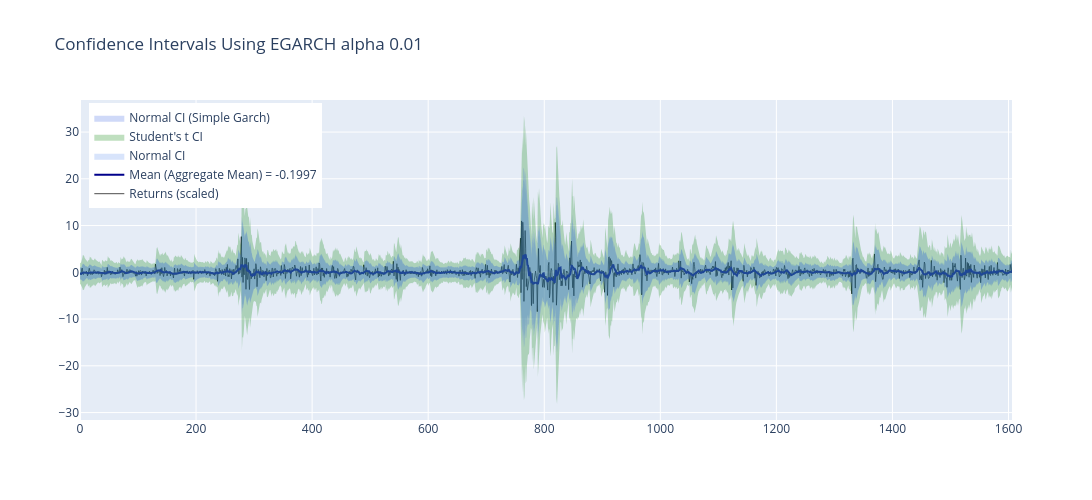

The notebook cell saved with this chart:
### Code cell
# Create figure
fig = go.Figure()

# Add the returns line (scaled)
fig.add_trace(go.Scatter(
    x=np.arange(len(log_returns_usd_scaled_trimmed)),
    y=log_returns_usd_scaled_trimmed,
    mode='lines',
    name='Returns (scaled)',
    line=dict(color='black', width=1),
    opacity=0.7
))

# Add the mean line
fig.add_trace(go.Scatter(
    x=np.arange(len(rolling_mean)),
    y=rolling_mean,
    mode='lines',
    name=f'Mean (Aggregate Mean) = {rolling_mean[0]:.4f}',
    line=dict(color='darkblue', width=2)
))

# Add Normal CI (filled area)
fig.add_trace(go.Scatter(
    x=np.arange(len(log_returns_usd_scaled_trimmed)),
    y=ci_upper_norm,
    mode='lines',
    line=dict(width=0),
    showlegend=False,
    hoverinfo='skip'
))
fig.add_trace(go.Scatter(
    x=np.arange(len(log_returns_usd_scaled_trimmed)),
    y=ci_lower_norm,
    mode='lines',
    line=dict(width=0),
    fillcolor='rgba(100, 149, 237, 0.25)',  # cornflowerblue with alpha
    fill='tonexty',
    name='Normal CI',
    hoverinfo='skip'
))

# Add Student's t CI (filled area)
fig.add_trace(go.Scatter(
    x=np.arange(len(log_returns_usd_scaled_trimmed)),
    y=ci_upper_t,
    mode='lines',
    line=dict(width=0),
    showlegend=False,
    hoverinfo='skip'
))
fig.add_trace(go.Scatter(
    x=np.arange(len(log_returns_usd_scaled_trimmed)),
    y=ci_lower_t,
    mode='lines',
    line=dict(width=0),
    fillcolor='rgba(0, 128, 0, 0.25)',  # green with alpha
    fill='tonexty',
    name="Student's t CI",
    hoverinfo='skip'
))

# Add Normal CI (Simple Garch) (filled area)
fig.add_trace(go.Scatter(
    x=np.arange(len(log_returns_usd_scaled_trimmed)),
    y=ci_upper_simple,
    mode='lines',
    line=dict(width=0),
    showlegend=False,
    hoverinfo='skip'
))
fig.add_trace(go.Scatter(
    x=np.arange(len(log_returns_usd_scaled_trimmed)),
    y=ci_lower_simple,
    mode='lines',
    line=dict(width=0),
    fillcolor='rgba(65, 105, 225, 0.25)',  # royalblue with alpha
    fill='tonexty',
    name='Normal CI (Simple Garch)',
    hoverinfo='skip'
))

# Update layout
fig.update_layout(
    title=f'Confidence Intervals Using EGARCH alpha {alpha}',
    width=1200,
    height=500,
    hovermode='x unified',
    legend=dict(
        yanchor="top",
        y=0.99,
        xanchor="left",
        x=0.01
    )
)

fig.show()

### Figure 1 — Plotly figure (JSON) as saved in the notebook; plotly's stock layout.template omitted (floating-point values rounded to 4 significant figures; data arrays with more than 128 entries replaced by an {"elided": "..."} marker saying what was removed)
{"data": [{"line": {"color": "black", "width": 1}, "mode": "lines", "name": "Returns (scaled)", "opacity": 0.7, "type": "scatter", "x": {"elided": "1607 int values"}, "y": {"elided": "1607 float values"}}, {"line": {"color": "darkblue", "width": 2}, "mode": "lines", "name": "Mean (Aggregate Mean) = -0.1997", "type": "scatter", "x": {"elided": "1607 int values"}, "y": {"elided": "1607 float values"}}, {"hoverinfo": "skip", "line": {"width": 0}, "mode": "lines", "showlegend": false, "type": "scatter", "x": {"elided": "1607 int values"}, "y": {"elided": "1607 float values"}}, {"fill": "tonexty", "fillcolor": "rgba(100, 149, 237, 0.25)", "hoverinfo": "skip", "line": {"width": 0}, "mode": "lines", "name": "Normal CI", "type": "scatter", "x": {"elided": "1607 int values"}, "y": {"elided": "1607 float values"}}, {"hoverinfo": "skip", "line": {"width": 0}, "mode": "lines", "showlegend": false, "type": "scatter", "x": {"elided": "1607 int values"}, "y": {"elided": "1607 float values"}}, {"fill": "tonexty", "fillcolor": "rgba(0, 128, 0, 0.25)", "hoverinfo": "skip", "line": {"width": 0}, "mode": "lines", "name": "Student's t CI", "type": "scatter", "x": {"elided": "1607 int values"}, "y": {"elided": "1607 float values"}}, {"hoverinfo": "skip", "line": {"width": 0}, "mode": "lines", "showlegend": false, "type": "scatter", "x": {"elided": "1607 int values"}, "y": {"elided": "1607 float values"}}, {"fill": "tonexty", "fillcolor": "rgba(65, 105, 225, 0.25)", "hoverinfo": "skip", "line": {"width": 0}, "mode": "lines", "name": "Normal CI (Simple Garch)", "type": "scatter", "x": {"elided": "1607 int values"}, "y": {"elided": "1607 float values"}}], "layout": {"height": 500, "hovermode": "x unified", "legend": {"x": 0.01, "xanchor": "left", "y": 0.99, "yanchor": "top"}, "title": {"text": "Confidence Intervals Using EGARCH alpha 0.01"}, "width": 1200}}
